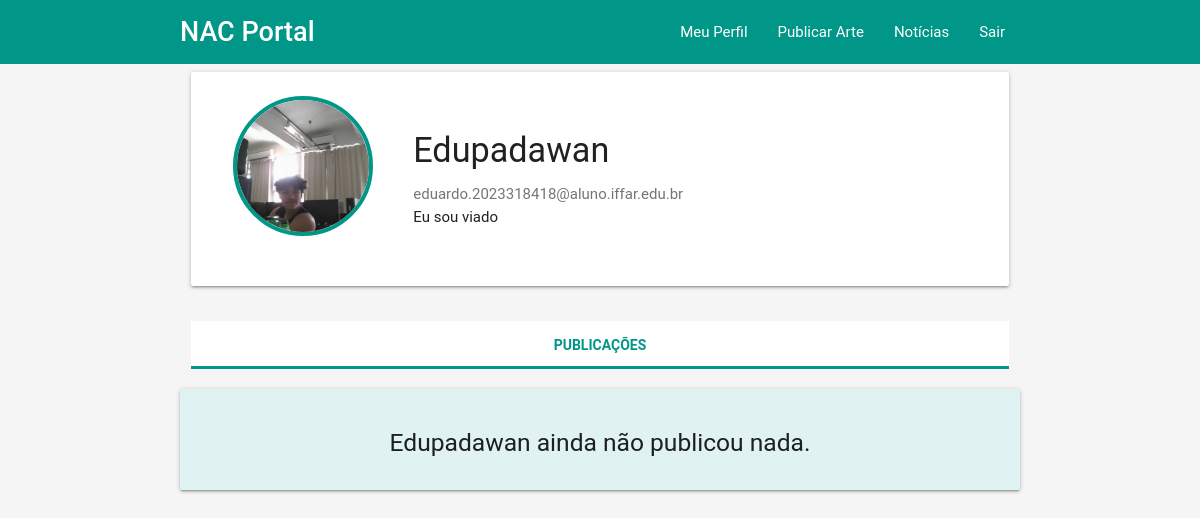
The page /meu_perfil/usuarios_perfil.php?id=57 on the database its author committed.
### tables this page shows
CREATE TABLE IF NOT EXISTS `usuario` (
  `id_usuario` int NOT NULL AUTO_INCREMENT,
  `nome` varchar(150) NOT NULL,
  `email` varchar(255) NOT NULL,
  `senha` varchar(255) NOT NULL,
  `preferencias` text,
  `data_cadastro` datetime DEFAULT CURRENT_TIMESTAMP,
  `deleted_at` datetime DEFAULT NULL,
  `verificado` tinyint(1) DEFAULT '0',
  `codigo_verificacao` varchar(10) DEFAULT NULL,
  `codigo_expira_em` int DEFAULT NULL,
  `token_recuperacao` varchar(32) DEFAULT NULL,
  `token_expira_em` int DEFAULT NULL,
  `foto_perfil` varchar(255) DEFAULT NULL,
  `is_admin` tinyint(1) DEFAULT '0',
  PRIMARY KEY (`id_usuario`),
  UNIQUE KEY `email` (`email`)
);

### meu_perfil/usuarios_perfil.php (the view, shortened to what this page needs)
<?php
require_once "../conexao.php";
$id_alvo = isset($_GET['id']) ? (int)$_GET['id'] : 0;
$sql_usuario = "SELECT nome, email, preferencias, foto_perfil
                FROM usuario
                WHERE id_usuario = $id_alvo
                AND deleted_at IS NULL";
$resultado = mysqli_query($conexao, $sql_usuario);
$usuario = mysqli_fetch_assoc($resultado);
$publicacoes = [];
?>
<!DOCTYPE html>
<html lang="pt-br">
<head>
    <link type="text/css" rel="stylesheet" href="../css/materialize.min.css"/>
    <link type="text/css" rel="stylesheet" href="../css/style_todos.css"/>
</head>
<body>
    <?php include_once "../header.php"; ?>
    <main class="container">
        <div class="row">
            <div class="col s12">
                <div class="card">
                    <div class="card-content">
                        <div class="row valign-wrapper">
                            <div class="col s12 m3 center">
                                <?php
                                $foto = $usuario['foto_perfil'];
                                $caminho = $foto ? "../" . $foto : "../imagens/avatar_padrao.png";
                                ?>
                                <img src="<?= $caminho ?>"
                                    alt="Foto de <?= $usuario['nome'] ?>"
                                    class="circle responsive-img"
                                    style="width: 140px; height: 140px; object-fit: cover; border: 4px solid #009688;">
                            </div>
                            <div class="col s12 m9">
                                <h4><?= $usuario['nome'] ?></h4>
                                <p class="grey-text text-darken-1"><?= $usuario['email'] ?></p>
                                <?php if (!empty($usuario['preferencias'])): ?>
                                    <p><?= nl2br($usuario['preferencias']) ?></p>
                                <?php endif; ?>
                            </div>
                        </div>
                    </div>
                </div>
            </div>
        </div>
        <div class="row">
            <div class="col s12 center">
                <ul class="tabs tabs-fixed-width">
                    <li class="tab col s6"><a class="active" href="#minhas">Publicações</a></li>
                </ul>
            </div>
        </div>
        <div id="minhas" class="col s12">
            <?php if (empty($publicacoes)): ?>
                <div class="card-panel center teal lighten-5">
                    <h5><?= $usuario['nome'] ?> ainda não publicou nada.</h5>
                </div>
            <?php endif; ?>
        </div>
    </main>
</body>
</html>

### css/style_todos.css (style rules this page uses)
body { background: #f5f5f5; font-family: 'Roboto', sans-serif; display: flex; flex-direction: column; min-height: 100vh; margin: 0; }

### rows shown on the page
usuario: foto_perfil (picture), nome "Edupadawan", email "eduardo.2023318418@aluno.iffar.edu.br", preferencias "Eu sou viado"
